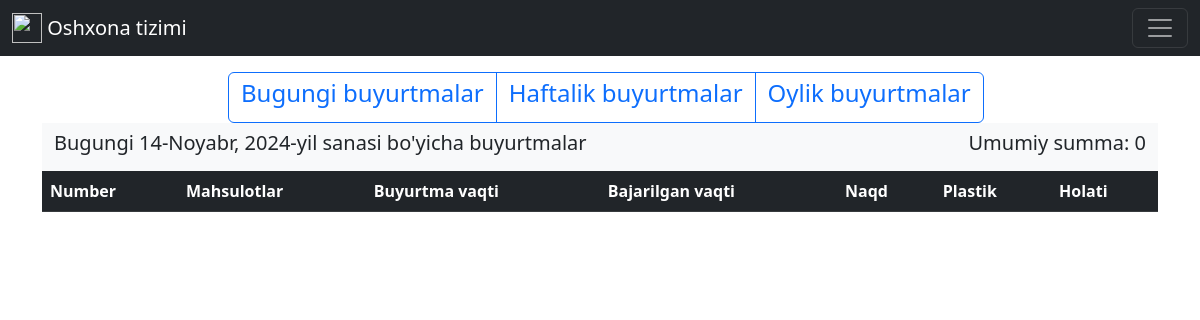
Before: /profession/accountant/day/ (signed in) with the older database file.
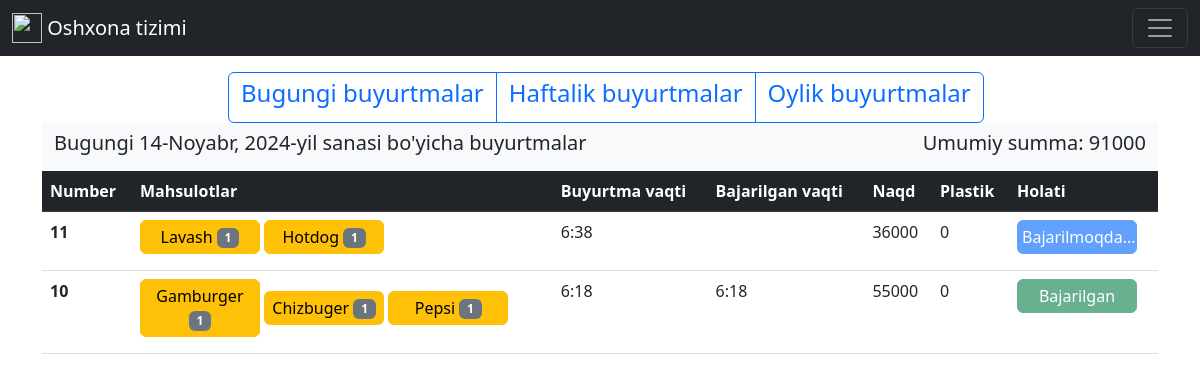
After: the same page with the newer database file.
### products/models.py (models this page shows, shortened)
class Order(models.Model):
    ref_code = models.IntegerField()
    products = models.ManyToManyField(OrderProduct)
    start_date = models.DateTimeField(auto_now_add=True)
    ordered_date = models.DateTimeField()
    ordered = models.BooleanField(default=False)
    order_completed = models.BooleanField(default=False)
    order_completed_date = models.DateTimeField(null=True, blank=True)
    cash = models.IntegerField()
    plastic = models.IntegerField(null=True, blank=True)
    def get_order_price(self):
        if self.plastic:
            return self.cash + self.plastic
        else:
            return self.cash

class OrderProduct(models.Model):
    ordered = models.BooleanField(default=False)
    product = models.ForeignKey(Product, on_delete=models.CASCADE)
    quantity = models.IntegerField(default=1)

class Product(models.Model):
    name = models.CharField(max_length=50)
    date = models.DateTimeField(auto_now_add=True)
    price = models.IntegerField()
    discount_price = models.IntegerField(null=True, blank=True)
    category = models.ForeignKey(Category, on_delete=models.CASCADE)
    class Meta:
        verbose_name_plural = "Products"

### products/views.py (the view)
# urls.py: path('accountant/day/', accountant_view, name='admin_page'),
def accountant_view(request):
    if request.user.is_superuser or request.user.profession == 'accountant':
        today = datetime.date.today()
        today_orders = Order.objects.filter(ordered_date__gte=today)
        orders_price = list(map(lambda order: order.get_order_price(), today_orders))
        summa = sum(orders_price)
        return render(request, 'admin_page/home.html', {
            'today': today,
            'today_orders': reversed(today_orders),
            'summa': summa,
        })
    else:
        return redirect('/page/not_found/')

### template/admin_page/home.html (shortened to what this page needs)
{% extends 'admin_page/admin.html' %}
{% block content %}
<div class="col-10 offset-2">
<div class="btn-group" role="group" aria-label="Basic mixed styles example">
  <a href="{% url 'admin_page' %}" class="btn btn-outline-primary"><h4>Bugungi buyurtmalar</h4></a>
  <a href="{% url 'admin_page1' %}" class="btn btn-outline-primary"><h4>Haftalik buyurtmalar</h4></a>
  <a href="{% url 'admin_page2' %}" class="btn btn-outline-primary"><h4>Oylik buyurtmalar</h4></a>
</div>
</div>
<nav class="navbar bg-light">
  <div class="container-fluid">
    <h5>Bugungi {{ today }} sanasi bo'yicha buyurtmalar</h5>
    <span class="navbar-text-active">
      <h5>Umumiy summa: {{ summa }}</h5>
      </span>
  </div>
</nav>
<table class="table">
  <thead>
    <tr class="table table-dark">
      <th scope="col">Number</th>
      <th scope="col">Mahsulotlar</th>
      <th scope="col">Buyurtma vaqti</th>
      <th scope="col">Bajarilgan vaqti</th>
      <th scope="col">Naqd</th>
      <th scope="col">Plastik</th>
      <th scope="col">Holati</th>
    </tr>
  </thead>
  <tbody>
  {% for order in today_orders %}
    <tr>
      <th scope="row">{{ order.ref_code }}</th>
      <td>{% for order_product in order.products.all %}
        <button type="button" class="btn btn-warning p-1 mb-2" style="width: 120px;">
            {{ order_product.product.name }} <span class="badge text-bg-secondary">{{ order_product.quantity }}</span>
        </button>
        {% endfor %}
      </td>
      <td>{{ order.ordered_date.time }}</td>
      <td>{{ order.order_completed_date.time }}</td>
      <td>{{ order.cash }}</td>
      {% if order.plastic %}
        <td>{{ order.plastic }}</td>
      {% else %}
        <td>0</td>
      {% endif %}
      {% if order.order_completed %}
        <td><button type="button" class="btn btn-success disabled p-1 mb-2" style="width: 120px;">Bajarilgan</button></td>
      {% else %}
        <td><button type="button" class="btn btn-primary disabled p-1 mb-2" style="width: 120px;">Bajarilmoqda...</button></td>
      {% endif %}
    </tr>
  {% endfor %}
  </tbody>
</table>
{% endblock content %}

Changed rows visible on the page:
added Order: ref_code "11", ordered_date.time "6:38", cash "36000", order_completed "Bajarilmoqda..."
added OrderProduct: product.name "Lavash", quantity "1", shown under "11"
added OrderProduct: product.name "Hotdog", quantity "1", shown under "11"
added Order: ref_code "10", ordered_date.time "6:18", order_completed_date.time "6:18", cash "55000", order_completed "Bajarilgan"
added OrderProduct: product.name "Gamburger", quantity "1", shown under "10"
added OrderProduct: product.name "Chizbuger", quantity "1", shown under "10"
added OrderProduct: product.name "Pepsi", quantity "1", shown under "10"
Other visible differences:
{{ summa }}: "0" → "91000"
